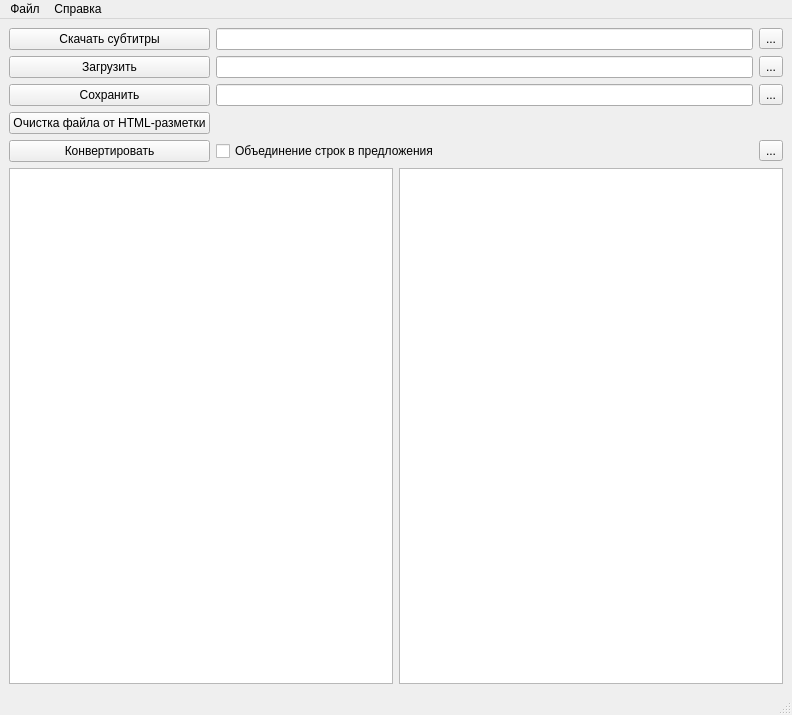
<?xml version="1.0" encoding="UTF-8"?>
<ui version="4.0">
 <class>MainWindow</class>
 <widget class="QMainWindow" name="MainWindow">
  <property name="geometry">
   <rect>
    <x>0</x>
    <y>0</y>
    <width>792</width>
    <height>715</height>
   </rect>
  </property>
  <property name="windowTitle">
   <string>SRTtoTXT</string>
  </property>
  <widget class="QWidget" name="centralwidget">
   <layout class="QVBoxLayout" name="verticalLayout">
    <item>
     <layout class="QGridLayout" name="gridLayout">
      <item row="3" column="0">
       <widget class="QPushButton" name="pushButton_read_file">
        <property name="text">
         <string>Загрузить</string>
        </property>
       </widget>
      </item>
      <item row="7" column="1">
       <widget class="QCheckBox" name="checkBox_join">
        <property name="text">
         <string>Объединение строк в предложения</string>
        </property>
       </widget>
      </item>
      <item row="5" column="0">
       <widget class="QPushButton" name="pushButton_save_file">
        <property name="text">
         <string>Сохранить</string>
        </property>
       </widget>
      </item>
      <item row="5" column="2">
       <widget class="QToolButton" name="toolButton_output_file">
        <property name="text">
         <string>...</string>
        </property>
       </widget>
      </item>
      <item row="3" column="2">
       <widget class="QToolButton" name="toolButton_input_file">
        <property name="text">
         <string>...</string>
        </property>
       </widget>
      </item>
      <item row="5" column="1">
       <widget class="QLineEdit" name="lineEdit_output_file"/>
      </item>
      <item row="6" column="0">
       <widget class="QPushButton" name="pushButton_clean">
        <property name="text">
         <string>Очистка файла от HTML-разметки</string>
        </property>
       </widget>
      </item>
      <item row="3" column="1">
       <widget class="QLineEdit" name="lineEdit_input_file"/>
      </item>
      <item row="7" column="0">
       <widget class="QPushButton" name="pushButton_convert">
        <property name="text">
         <string>Конвертировать</string>
        </property>
       </widget>
      </item>
      <item row="2" column="1">
       <widget class="QLineEdit" name="lineEdit_url"/>
      </item>
      <item row="2" column="0">
       <widget class="QPushButton" name="pushButton_download">
        <property name="text">
         <string>Скачать субтитры</string>
        </property>
       </widget>
      </item>
      <item row="2" column="2">
       <widget class="QToolButton" name="toolButton_clipboard">
        <property name="text">
         <string>...</string>
        </property>
       </widget>
      </item>
      <item row="7" column="2">
       <widget class="QToolButton" name="toolButton_copy_to_clipboard">
        <property name="text">
         <string>...</string>
        </property>
       </widget>
      </item>
     </layout>
    </item>
    <item>
     <layout class="QHBoxLayout" name="horizontalLayout">
      <item>
       <widget class="QPlainTextEdit" name="plainTextEdit_input">
        <property name="readOnly">
         <bool>true</bool>
        </property>
       </widget>
      </item>
      <item>
       <widget class="QPlainTextEdit" name="plainTextEdit_output"/>
      </item>
     </layout>
    </item>
   </layout>
  </widget>
  <widget class="QMenuBar" name="menubar">
   <property name="geometry">
    <rect>
     <x>0</x>
     <y>0</y>
     <width>792</width>
     <height>25</height>
    </rect>
   </property>
   <widget class="QMenu" name="menu">
    <property name="title">
     <string>Файл</string>
    </property>
    <addaction name="action_open"/>
    <addaction name="action_open_as"/>
    <addaction name="separator"/>
    <addaction name="action_save"/>
    <addaction name="action_save_as"/>
    <addaction name="separator"/>
    <addaction name="action_exit"/>
   </widget>
   <widget class="QMenu" name="menu_2">
    <property name="title">
     <string>Справка</string>
    </property>
    <addaction name="action_about"/>
    <addaction name="action_Qt"/>
   </widget>
   <addaction name="menu"/>
   <addaction name="menu_2"/>
  </widget>
  <widget class="QStatusBar" name="statusbar"/>
  <action name="action_open">
   <property name="text">
    <string>Открыть</string>
   </property>
  </action>
  <action name="action_exit">
   <property name="text">
    <string>Выход</string>
   </property>
  </action>
  <action name="action_Qt">
   <property name="text">
    <string>О Qt</string>
   </property>
  </action>
  <action name="action_about">
   <property name="text">
    <string>О программе</string>
   </property>
  </action>
  <action name="action_open_as">
   <property name="text">
    <string>Открыть как...</string>
   </property>
  </action>
  <action name="action_save">
   <property name="text">
    <string>Сохранить</string>
   </property>
  </action>
  <action name="action_save_as">
   <property name="text">
    <string>Сохранить как...</string>
   </property>
  </action>
 </widget>
 <resources/>
 <connections>
  <connection>
   <sender>action_exit</sender>
   <signal>triggered()</signal>
   <receiver>MainWindow</receiver>
   <slot>close()</slot>
   <hints>
    <hint type="sourcelabel">
     <x>-1</x>
     <y>-1</y>
    </hint>
    <hint type="destinationlabel">
     <x>426</x>
     <y>357</y>
    </hint>
   </hints>
  </connection>
  <connection>
   <sender>action_open</sender>
   <signal>triggered()</signal>
   <receiver>MainWindow</receiver>
   <slot>load_file()</slot>
   <hints>
    <hint type="sourcelabel">
     <x>-1</x>
     <y>-1</y>
    </hint>
    <hint type="destinationlabel">
     <x>426</x>
     <y>357</y>
    </hint>
   </hints>
  </connection>
  <connection>
   <sender>pushButton_convert</sender>
   <signal>clicked()</signal>
   <receiver>MainWindow</receiver>
   <slot>convert_srt_to_txt()</slot>
   <hints>
    <hint type="sourcelabel">
     <x>117</x>
     <y>178</y>
    </hint>
    <hint type="destinationlabel">
     <x>426</x>
     <y>357</y>
    </hint>
   </hints>
  </connection>
  <connection>
   <sender>pushButton_clean</sender>
   <signal>clicked()</signal>
   <receiver>MainWindow</receiver>
   <slot>clean_srt()</slot>
   <hints>
    <hint type="sourcelabel">
     <x>172</x>
     <y>147</y>
    </hint>
    <hint type="destinationlabel">
     <x>340</x>
     <y>47</y>
    </hint>
   </hints>
  </connection>
  <connection>
   <sender>action_about</sender>
   <signal>triggered()</signal>
   <receiver>MainWindow</receiver>
   <slot>show_about_window()</slot>
   <hints>
    <hint type="sourcelabel">
     <x>-1</x>
     <y>-1</y>
    </hint>
    <hint type="destinationlabel">
     <x>426</x>
     <y>357</y>
    </hint>
   </hints>
  </connection>
  <connection>
   <sender>action_Qt</sender>
   <signal>triggered()</signal>
   <receiver>MainWindow</receiver>
   <slot>show_aboutqt_window()</slot>
   <hints>
    <hint type="sourcelabel">
     <x>-1</x>
     <y>-1</y>
    </hint>
    <hint type="destinationlabel">
     <x>426</x>
     <y>357</y>
    </hint>
   </hints>
  </connection>
  <connection>
   <sender>toolButton_input_file</sender>
   <signal>clicked()</signal>
   <receiver>MainWindow</receiver>
   <slot>open_file_dialog()</slot>
   <hints>
    <hint type="sourcelabel">
     <x>767</x>
     <y>81</y>
    </hint>
    <hint type="destinationlabel">
     <x>426</x>
     <y>357</y>
    </hint>
   </hints>
  </connection>
  <connection>
   <sender>pushButton_read_file</sender>
   <signal>clicked()</signal>
   <receiver>MainWindow</receiver>
   <slot>load_file()</slot>
   <hints>
    <hint type="sourcelabel">
     <x>180</x>
     <y>81</y>
    </hint>
    <hint type="destinationlabel">
     <x>522</x>
     <y>64</y>
    </hint>
   </hints>
  </connection>
  <connection>
   <sender>toolButton_output_file</sender>
   <signal>clicked()</signal>
   <receiver>MainWindow</receiver>
   <slot>set_txt_file_name()</slot>
   <hints>
    <hint type="sourcelabel">
     <x>773</x>
     <y>115</y>
    </hint>
    <hint type="destinationlabel">
     <x>731</x>
     <y>127</y>
    </hint>
   </hints>
  </connection>
  <connection>
   <sender>pushButton_save_file</sender>
   <signal>clicked()</signal>
   <receiver>MainWindow</receiver>
   <slot>save_file()</slot>
   <hints>
    <hint type="sourcelabel">
     <x>200</x>
     <y>106</y>
    </hint>
    <hint type="destinationlabel">
     <x>504</x>
     <y>126</y>
    </hint>
   </hints>
  </connection>
  <connection>
   <sender>action_open_as</sender>
   <signal>triggered()</signal>
   <receiver>MainWindow</receiver>
   <slot>open_file_dialog()</slot>
   <hints>
    <hint type="sourcelabel">
     <x>-1</x>
     <y>-1</y>
    </hint>
    <hint type="destinationlabel">
     <x>395</x>
     <y>357</y>
    </hint>
   </hints>
  </connection>
  <connection>
   <sender>action_save</sender>
   <signal>triggered()</signal>
   <receiver>MainWindow</receiver>
   <slot>save_file()</slot>
   <hints>
    <hint type="sourcelabel">
     <x>-1</x>
     <y>-1</y>
    </hint>
    <hint type="destinationlabel">
     <x>395</x>
     <y>357</y>
    </hint>
   </hints>
  </connection>
  <connection>
   <sender>action_save_as</sender>
   <signal>triggered()</signal>
   <receiver>MainWindow</receiver>
   <slot>save_file_dialog()</slot>
   <hints>
    <hint type="sourcelabel">
     <x>-1</x>
     <y>-1</y>
    </hint>
    <hint type="destinationlabel">
     <x>395</x>
     <y>357</y>
    </hint>
   </hints>
  </connection>
  <connection>
   <sender>pushButton_download</sender>
   <signal>clicked()</signal>
   <receiver>MainWindow</receiver>
   <slot>download_subtitle()</slot>
   <hints>
    <hint type="sourcelabel">
     <x>104</x>
     <y>50</y>
    </hint>
    <hint type="destinationlabel">
     <x>288</x>
     <y>32</y>
    </hint>
   </hints>
  </connection>
  <connection>
   <sender>toolButton_clipboard</sender>
   <signal>clicked()</signal>
   <receiver>MainWindow</receiver>
   <slot>paste_from_clipboard()</slot>
   <hints>
    <hint type="sourcelabel">
     <x>771</x>
     <y>40</y>
    </hint>
    <hint type="destinationlabel">
     <x>725</x>
     <y>31</y>
    </hint>
   </hints>
  </connection>
  <connection>
   <sender>toolButton_copy_to_clipboard</sender>
   <signal>clicked()</signal>
   <receiver>MainWindow</receiver>
   <slot>copy_to_clipboard()</slot>
   <hints>
    <hint type="sourcelabel">
     <x>774</x>
     <y>180</y>
    </hint>
    <hint type="destinationlabel">
     <x>666</x>
     <y>159</y>
    </hint>
   </hints>
  </connection>
 </connections>
 <slots>
  <slot>open_file_dialog()</slot>
  <slot>convert_srt_to_txt()</slot>
  <slot>clean_srt()</slot>
  <slot>show_aboutqt_window()</slot>
  <slot>show_about_window()</slot>
  <slot>load_file()</slot>
  <slot>save_file_dialog()</slot>
  <slot>set_txt_file_name()</slot>
  <slot>save_file()</slot>
  <slot>download_subtitle()</slot>
  <slot>paste_from_clipboard()</slot>
  <slot>copy_to_clipboard()</slot>
 </slots>
</ui>
